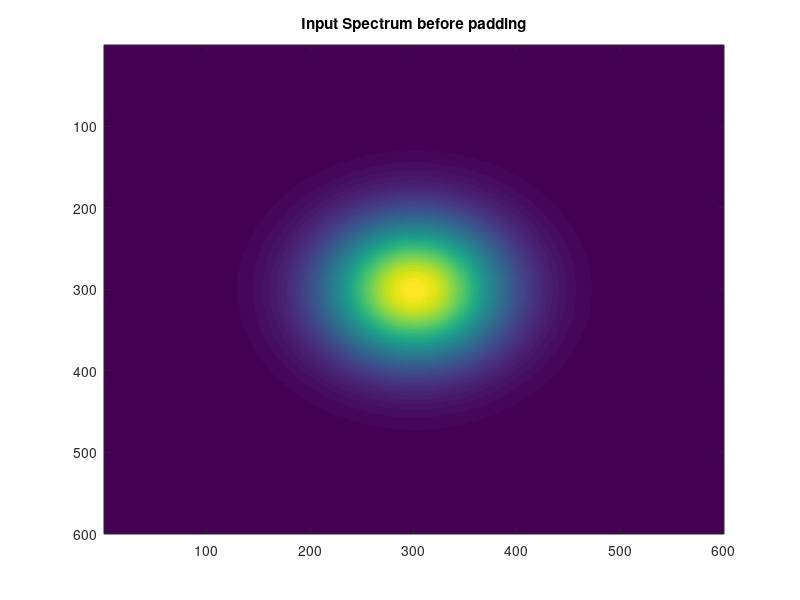
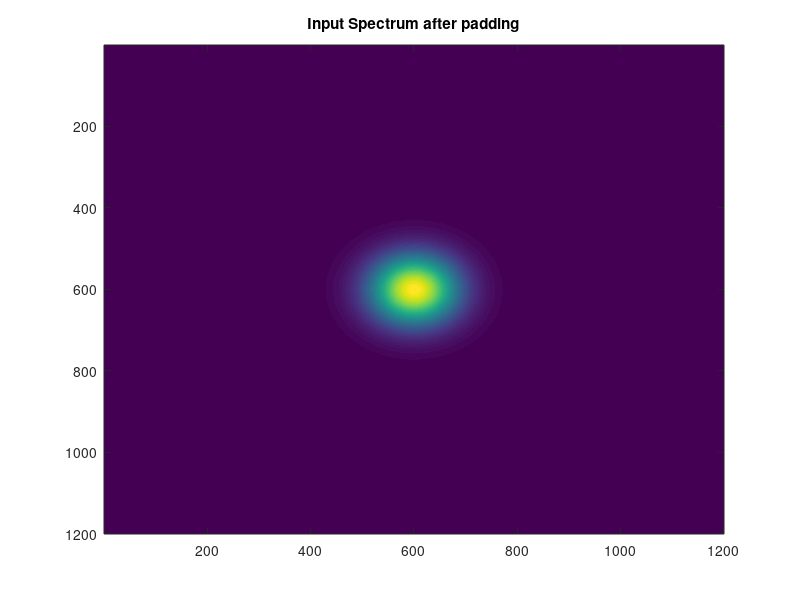
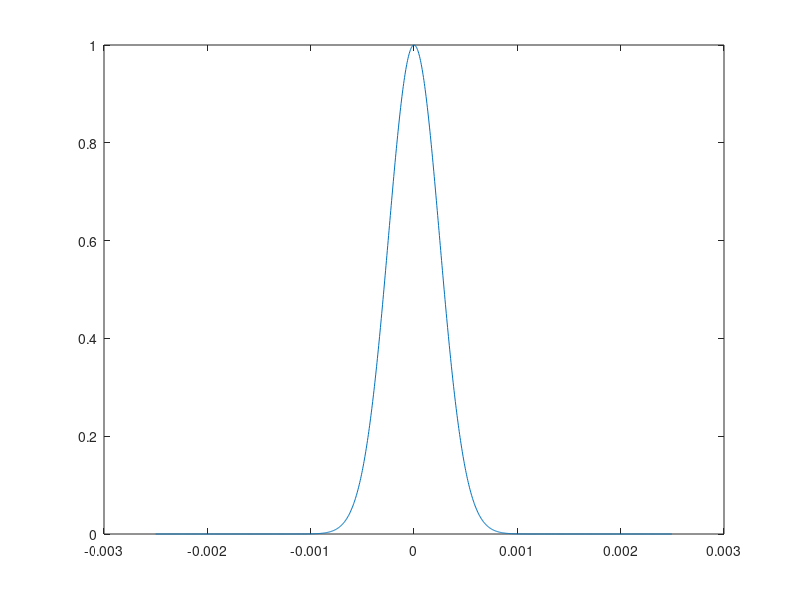

Recreate these plots in MATLAB, in order. (Note: this script raises an error after producing the figures.)
clc
close all
clear

%% HEIST SET UP
wv    = 627e-9;% solid state laser wavelength must be orders less than d
N     = 600;
L     = 5e-3;
d     = L/(2*N);
Dz    = .05; % propagation distance
wst0  = 0.35e-3;% beam waist
E0    = 1;

% %%%%%%%%%%%%%%%%%%%%%%%%%%%%%%%%%%%%%%%%%%%%%
% N    = 600;%600by600 res
% L    = 5e-3;% 5 mm length of side
% d    = L/N; % Source plane spacing
% wv   = 532e-9;% solid state laser wavelength 
% Dz   = 0.1; % propagation distance
% wst0 = 0.35e-3;% beam waist
% %%%%%%%%%%%%%%%%%%%%%%%%%%%%%%%%%%%%%%%%%%%%

X       = (-N/2:N/2-1)*d;% defining the real space coordinates
[x,y]  = meshgrid(X,X);


Psibeam = E0*exp(-(x.^2 + y.^2)/(wst0^2));
size(Psibeam)
N       = length(Psibeam);

figure
imagesc(abs(Psibeam),'CDataMapping','scaled')
title('Input Spectrum before padding')


%  Padding the gaussian with zeros
Psibeam1 = padarray(Psibeam,N/2);
Psibeam1 = padarray(Psibeam1',N/2);
size(Psibeam1)
n       = length(Psibeam1);

X1      = (-n/2:n/2-1)*d;% defining the real space coordinates
[x1,y1] = meshgrid(X1,X1);
k       = (-n/2:n/2-1)/(n*d);
[kx,ky] = meshgrid(k);

figure
imagesc(abs(Psibeam1),'CDataMapping','scaled')
title('Input Spectrum after padding')


zc = n*d^2/(wv)*sqrt(1-(wv/(2*d))^2);
figure
plot(X1,Psibeam1(n/2,:))

close all

%% Analytical solution without padding
kv   = 2*pi/wv;
gam  = wv*Dz/(pi*wst0^2);
wz   = wst0*sqrt(1+gam^2);
Rz   = Dz*(1+1/gam^2);
phi = kv*Dz + kv/(2*Rz)*(x1.^2 + y1.^2);
Uan  = E0/(1+1i*gam)*exp(-(x1.^2+y1.^2)/(wz^2)).*exp(1i*phi);


%% HEIST DAY ANGULAR SPECTRUM METHOD(normal fft) with PADDING

[U]   = Angular_spect(Psibeam1,d,wv,Dz);

figure
imagesc(abs(U),'CDataMapping','scaled')
title('Normal Angular Spectrum z=0.1m')

figure
hold
plot(X1,abs(U(n/2,:)))
plot(X1,abs(Uan(n/2,:)))
title('Normal Angular Spectrum z=0.1m')
hold

%% Analytical solution without padding
kv   = 2*pi/wv;
gam  = wv*Dz/(pi*wst0^2);
wz   = wst0*sqrt(1+gam^2);
Rz   = Dz*(1+1/gam^2);
phi = kv*Dz + kv/(2*Rz)*(x1.^2 + y1.^2);
Uan  = E0/(1+1i*gam)*exp(-(x1.^2+y1.^2)/(wz^2)).*exp(1i*phi);

%% HEIST DAY ANGULAR SPECTRUM METHOD(NUFFT) WITH PADDING

[U]   = Band_extended_angular_spect(Psibeam1,x1,y1,d,wv,Dz);

figure
imagesc(abs(U),'CDataMapping','scaled')
title('Modified Angular Spectrum z=0.1m')

figure
hold
plot(X1,abs(U(n/2,:)))
plot(X1,abs(Uan(n/2,:)))
title('Modified Angular Spectrum z=0.1m')
hold

% %%  %%% multiplying with 2d rough phase screen
% % 
% % z  = randn(N,N);
% % U1  = U.*exp(1i*2*pi/wv*(z));
% % figure;
% % Inte = abs(U1);% intensity
% % image(Inte,'CDataMapping','scaled')% image plane
% % title('After multiplying with phase screen')
% % %%% propagating the 1m
% % Dz2 = 1;
% % 
% [U2]   = Angular_spect(U,d,wv,Dz);
% 
% figure
% imagesc(abs(U2),'CDataMapping','scaled')
% title('After propagation')
% 
% %%  generating the OAM modes
% Inte = OAM_GEN(U,d,L,10);
% 
% %% checking correlation
% [Corr,F] = Rough_2d(Inte,n);